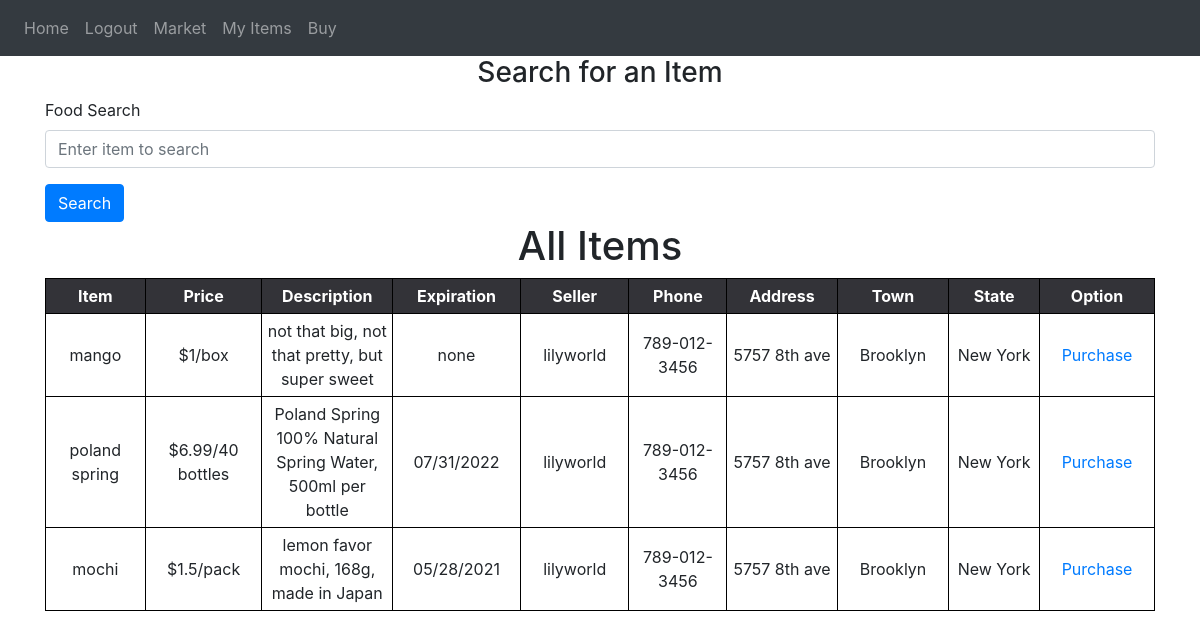
The app's page /market (signed in) with its own data.
### website/models.py (models this page shows)
class Item(db.Model):
    id = db.Column(db.Integer, primary_key=True)
    food = db.Column(db.String(100))
    price = db.Column(db.String(30))
    description = db.Column(db.String(600))
    expiration = db.Column(db.String(30))
    user_name = db.Column(db.String(100), db.ForeignKey('user.user_name'))

class User(db.Model, UserMixin):
    id = db.Column(db.Integer, primary_key=True)
    user_name = db.Column(db.String(100), unique=True)
    password = db.Column(db.String(100))
    address = db.Column(db.String(300))
    zipcode = db.Column(db.String(20))
    phone = db.Column(db.String(20))
    seller = db.relationship('Seller')  # seller table
    buyer = db.relationship('Buyer')  # access user's credit/debit card
    items = db.relationship('Item') #accesss user's items for sale
    cart = db.relationship('Cart') #access user's cart
    location = db.relationship('Location') # link to zipcode's state and town

class Location(db.Model):
    town =  db.Column(db.String(100))
    state =  db.Column(db.String(100))
    zipcode = db.Column(db.Integer, db.ForeignKey('user.zipcode'), primary_key=True)

### website/views.py (the view, shortened to what this page needs)
@views.route('/market', methods=['GET', 'POST'])
@login_required
def market():
    result = db.session.execute(
        'SELECT I.id, I.food, I.price, I.description, I.expiration, U.user_name, U.address, U.zipcode, U.phone, L.town, L.state FROM Location AS L JOIN User AS U JOIN Item AS I WHERE U.zipcode = L.zipcode AND I.user_name = U.user_name')
    my_stuff = Item.query.filter_by(user_name=current_user.user_name)
    return render_template("market.html", user=current_user, seller=result, my_stuff=my_stuff)

### website/__init__.py (called while the page is built)
def create_app():
    app = Flask(__name__)
    app.config['SECRET_KEY'] = 'slkdjfdkjfh'
    app.config['SQLALCHEMY_DATABASE_URI'] = f'sqlite:///{DB_NAME}'
    db.init_app(app)
    from .views import views
    from .auth import auth
    app.register_blueprint(views, url_prefix='/')
    app.register_blueprint(auth, url_prefix='/')
    from .models import User, Item, Buyer, Seller, Cart, Location
    create_database(app)
    login_manager = LoginManager()
    login_manager.login_view = 'auth.login'
    login_manager.init_app(app)
    @login_manager.user_loader
    def load_user(id): #okay, we do it by username, right, since we can search both tables
        return User.query.get(int(id))  # look for user based on id
    return app

### website/templates/market.html (shortened to what this page needs)
{% extends "base.html" %}
{% block content %}
<form method="POST">
    <h3 align="center">Search for an Item</h3>
    <div class="form-group">
    <label for="searchfood">Food Search</label>
    <input
      type="text"
      class="form-control"
      id="searchfood"
      name="searchfood"
      placeholder="Enter item to search"
    />
    </div>
    <button type="submit" class="btn btn-primary">Search</button>
</form>
{% if searchresults %}
<div class="searchpage">
    <h1 style="text-align: center">Search Results</h1>
    <table>
        <tr>
            <th>Seller</th>
            <th>Phone</th>
            <th>Item</th>
            <th>Price</th>
            <th>Description</th>
            <th>Expiration</th>
            <th>Address</th>
            <th>Town</th>
            <th>State</th>
            <th>Option</th>
        </tr>
        {% for searchresult in searchresults %}
        <tr>
            <td>{{ searchresult.user_name }}</td>
            <td>{{ searchresult.phone }}</td>
            <td>{{ searchresult.food }}</td>
            <td>{{ searchresult.price }}</td>
            <td>{{ searchresult.description }}</td>
            <td>{{ searchresult.expiration }}</td>
            <td>{{ searchresult.address }}</td>
            <td>{{ searchresult.town }}</td>
            <td>{{ searchresult.state }}</td>
            <td>
                <a href="/purchase/{{searchresult.id}}">Purchase</a>
            </td>
        </tr>
        {% endfor %}
    </table>
</div>
{% else %}
<div class="allitems">
    <h1 style="text-align: center">All Items</h1>
    <table>
        <tr>
            <th>Item</th>
            <th>Price</th>
            <th>Description</th>
            <th>Expiration</th>
            <th>Seller</th>
            <th>Phone</th>
            <th>Address</th>
            <th>Town</th>
            <th>State</th>
            <th>Option</th>
        </tr>
        {% for seller in seller %}
        <tr>
            <td>{{ seller.food  }}</td>
            <td>{{ seller.price  }}</td>
            <td>{{ seller.description }}</td>
            <td>{{ seller.expiration }}</td>
            <td>{{ seller.user_name  }}</td>
            <td>{{ seller.phone  }}</td>
            <td>{{ seller.address }}</td>
            <td>{{ seller.town }}</td>
            <td>{{ seller.state }}</td>
            <td>
                <a href="/purchase/{{seller.id}}">Purchase</a>
            </td>
        </tr>
        {% endfor %}
    </table>
</div>
{% endif %}
{% endblock %}

### website/templates/base.html (shortened to what this page needs)
<!DOCTYPE html>
<html>
  <head>
    <link
      rel="stylesheet"
      href="https://stackpath.bootstrapcdn.com/bootstrap/4.4.1/css/bootstrap.min.css"
    />
    <link
      rel="stylesheet"
      href="https://stackpath.bootstrapcdn.com/font-awesome/4.7.0/css/font-awesome.min.css"
    />
  </head>
  <body>
    <nav class="navbar navbar-expand-lg navbar-dark bg-dark">
      <div class="collapse navbar-collapse" id="navbar">
        <div class="navbar-nav">
          {% if user.is_authenticated %}
          <a class="nav-item nav-link" id="home" href="/">Home</a>
          <a class="nav-item nav-link" id="logout" href="/logout">Logout</a>
          <a class="nav-item nav-link" id="market" href="/market">Market</a>
          <a class="nav-item nav-link" id="items" href="/items">My Items</a>
          <a class="nav-item nav-link" id="market" href="/buy">Buy</a>
          {% else %}
          <a class="nav-item nav-link" id="login" href="/login">Login</a>
          <a class="nav-item nav-link" id="signUp" href="/sign-up">Sign Up</a>
          <a class="nav-item nav-link" id="about" href="/about">About</a>
          {% endif %}
        </div>
      </div>
    </nav>
    <div class="container">{% block content %} {% endblock %}</div>
  </body>
</html>

### website/static/lgin.css (style rules this page uses)
* { margin: 0; padding: 0; }
body { background: #e9eaea; font-family: roboto; user-select: none; }
.container { width: 450px; margin: 30px auto; }
.btn { width: 100%; background: #34b3a0; height: 60px; text-align: center; line-height: 60px; text-transform: uppercase; color: #fff; font-weight: bold; letter-spacing: 1px; cursor: pointer; margin-bottom: 30px; }

### website/static/style.css (style rules this page uses)
body { font-family: "Open Sans", sans-serif; overflow-x: hidden; color: #444444; background-color: white; }
a { color: #2487ce; }
h1, h2, h3, h4, h5, h6 { font-family: "Poppins", sans-serif; }
h3 { font-family: "Poppins", sans-serif; font-weight: bold; }

### website/templates/market.html (style rules this page uses)
table { border-collapse: collapse; }
th { background-color:#333338; Color:white; }
th, td { width:250px; text-align:center; border:1px solid black; padding:5px }

### records on screen
Item: food "mango", price "$1/box", description "not that big, not that pretty, but super sweet", expiration "none", user_name "lilyworld", phone "789-012-3456", address "5757 8th ave", town "Brooklyn", state "New York"
Item: food "poland spring", price "$6.99/40 bottles", description "Poland Spring 100% Natural Spring Water, 500ml per bottle", expiration "07/31/2022", user_name "lilyworld", phone "789-012-3456", address "5757 8th ave", town "Brooklyn", state "New York"
Item: food "mochi", price "$1.5/pack", description "lemon favor mochi, 168g, made in Japan", expiration "05/28/2021", user_name "lilyworld", phone "789-012-3456", address "5757 8th ave", town "Brooklyn", state "New York"
